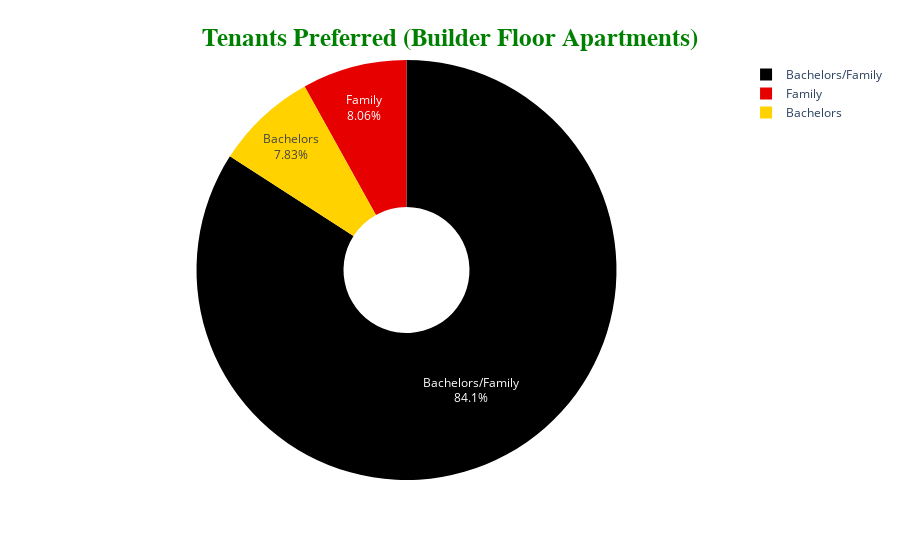

The notebook cell saved with this chart:
### Code cell
prop = df1['marital_status_pref'].value_counts()
prop = dict(prop)

fig = px.pie(values=list(prop.values()), names=list(prop.keys()), hole=0.3,
            color_discrete_sequence=px.colors.sequential.Hot)
fig.update_traces(textposition='inside', textinfo='percent+label')

fig.update_layout(title_text="<b>Tenants Preferred (Builder Floor Apartments)</b>",
                 title_font_size=25,
                 title_font_color='green',
                 title_font_family='Titillium Web',
                 title_x=0.5,
                 title_y=0.95,
                 title_xanchor='center',
                 title_yanchor='top'
                 )

### Figure 1 — Plotly figure (JSON) as saved in the notebook; plotly's stock layout.template omitted (floating-point values rounded to 4 significant figures)
{"data": [{"domain": {"x": [0, 1], "y": [0, 1]}, "hole": 0.3, "hovertemplate": "label=%{label}<br>value=%{value}<extra></extra>", "labels": ["Bachelors/Family", "Family", "Bachelors"], "legendgroup": "", "name": "", "showlegend": true, "textinfo": "percent+label", "textposition": "inside", "type": "pie", "values": [365, 35, 34]}], "layout": {"legend": {"tracegroupgap": 0}, "margin": {"t": 60}, "piecolorway": ["rgb(0,0,0)", "rgb(230,0,0)", "rgb(255,210,0)", "rgb(255,255,255)"], "title": {"font": {"color": "green", "family": "Titillium Web", "size": 25}, "text": "<b>Tenants Preferred (Builder Floor Apartments)</b>", "x": 0.5, "xanchor": "center", "y": 0.95, "yanchor": "top"}}}
